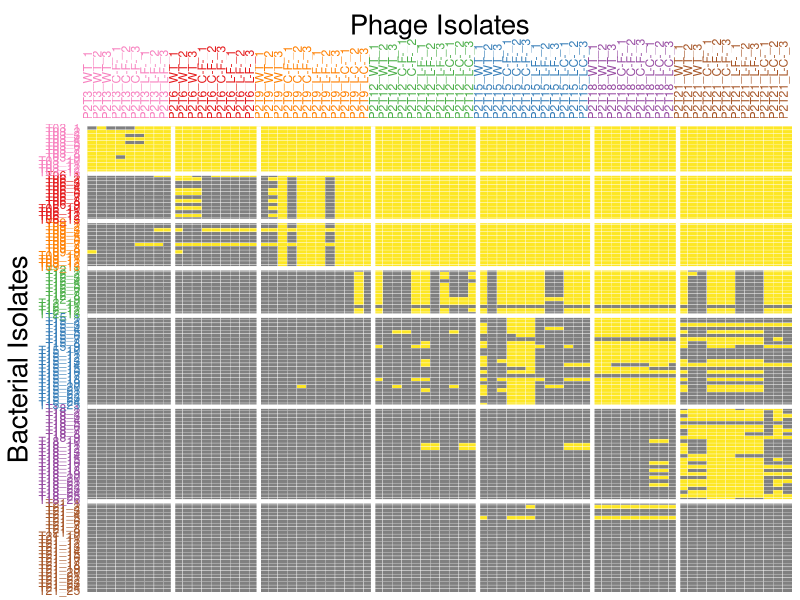
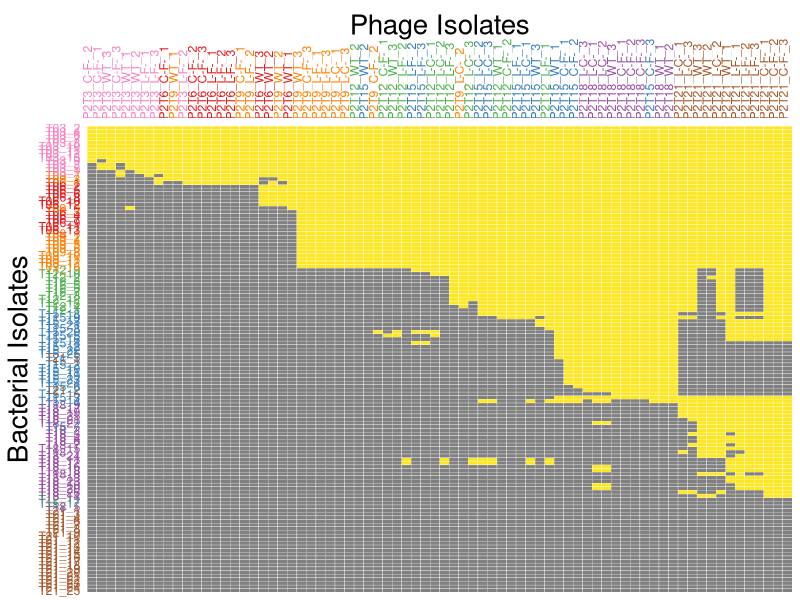
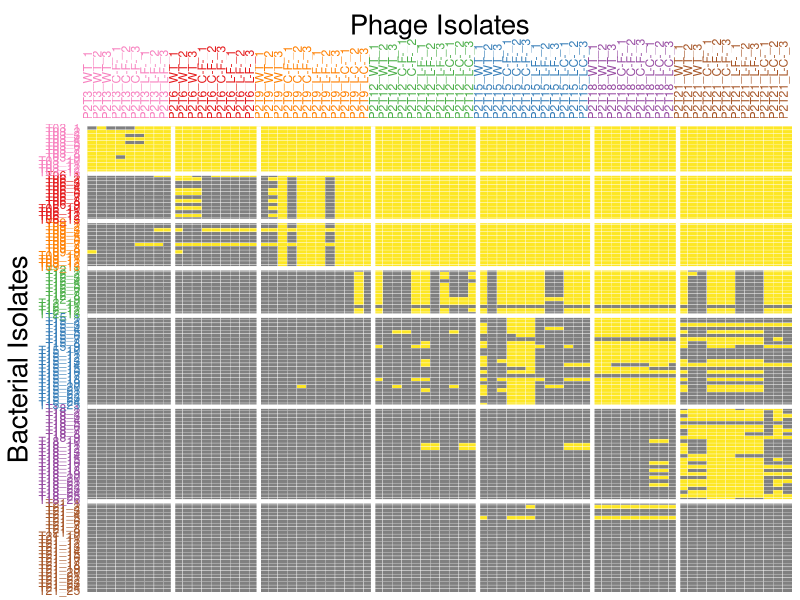
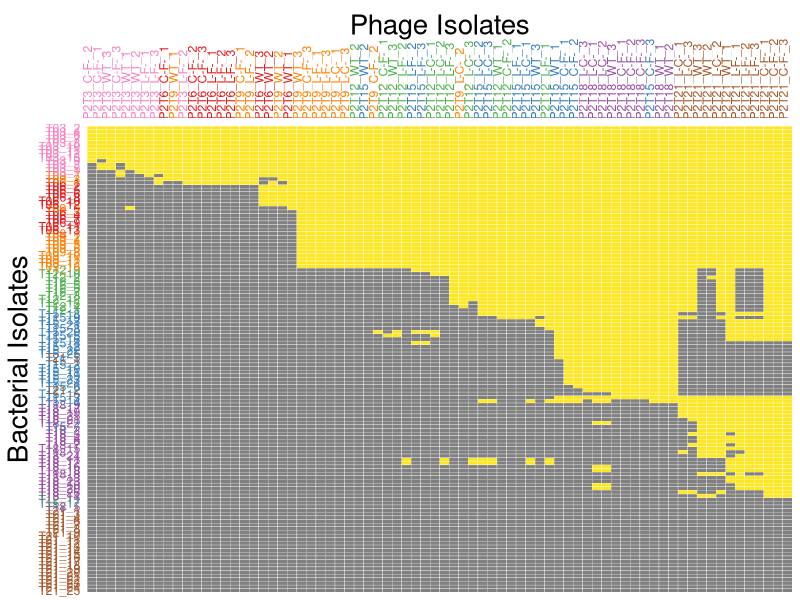

Source code (R) for these figures, in order:
# Figure 1 Panel A plot script ####

library(ggplot2) 
library(ggpubr)
library(dplyr)
library(tidyverse)
library(ade4)
library(viridis)
#library(NatParksPalettes)

setwd("ClinicalTraining/Manuscript/fig S2")
RColorBrewer::brewer.pal(8,'Set1')
colores <- c("#808080ff","#FDE725FF")
names(colores) <- c("No","Yes")
timecolors <- c("#F781BF","#E41A1C","#FF7F00","#4DAF4A","#377EB8","#984EA3","#A65628")


b_list <- read.csv(file = "strainlist-bacteria.csv")
p_list <- subset(read.csv(file = "strainlist-phage.csv"), Phage != 'P2T12_C-F-_3')

b_colors <- timecolors
names(b_colors) <- levels(b_list$Color)
p_colors <- timecolors
names(p_colors) <- levels(p_list$Color)

# Panel A ####
rawdat <- read.csv(file = "22-06-09_data_21d_long.csv")
rawdat2 <- rawdat
# Reorder ####
rawdat2$Bacteria <- str_replace(rawdat2$Bacteria, 'T3_', 'T03_')
rawdat2$Bacteria <- str_replace(rawdat2$Bacteria, 'T6_', 'T06_')
rawdat2$Bacteria <- str_replace(rawdat2$Bacteria, 'T9_', 'T09_')
# Order phages by order in df
rawdat2$Phage <- factor(rawdat2$Phage, levels = unique(rawdat2$Phage))
rawdat2$Bacteria <- factor(rawdat2$Bacteria, levels = unique(rawdat2$Bacteria))

# HEATMAP ####
rawdat2$Status[rawdat2$Status == '0'] <- "No"
rawdat2$Status[rawdat2$Status == '1'] <- "Yes"
heatmap <- ggplot(rawdat2, aes(y=Bacteria, x=Phage, fill=as.factor(Status))) +
  geom_tile(color = 'white', size = 0.1) +
  scale_fill_manual(values = colores) +
  scale_x_discrete(position = 'top', expand = c(0,0)) +
  scale_y_discrete(limits = rev, expand = c(0,0)) +
  xlab("Phage Isolates") + ylab("Bacterial Isolates") +
  theme(panel.background = element_blank(),
        legend.position = 'none',
        axis.title.x=element_text(size=20),
        axis.title.y=element_text(size=20),
        axis.text.x=element_text(color = p_colors[p_list$Color], angle = 90, hjust = 0),
        axis.text.y=element_text(color = b_colors[rev(b_list$Color)]),
        axis.ticks=element_blank()) +
  geom_vline(xintercept = c(9.5,18.5,30.5,41.5,53.5,62.5), color = 'white', size = 1.5) +
  geom_hline(yintercept = c(25.5,51.5,76.5,89.5,102.5,115.5), color = 'white', size = 1.5)
heatmap
ggsave('PanelA.pdf', heatmap, height = 16, width = 10)

# Panel B Brim Matrix ####
brimdat <- read.csv("23-03-07_brimdat_long.csv")

brimdat$Bacteria <- str_replace(brimdat$Bacteria, 'T3_', 'T03_')
brimdat$Bacteria <- str_replace(brimdat$Bacteria, 'T6_', 'T06_')
brimdat$Bacteria <- str_replace(brimdat$Bacteria, 'T9_', 'T09_')
# Order phages by order in df
brimdat$Phage <- factor(brimdat$Phage, levels = unique(brimdat$Phage))
brimdat$Bacteria <- factor(brimdat$Bacteria, levels = unique(brimdat$Bacteria))

brim_blist <- data_frame(unique(brimdat$Bacteria))
brim_blist$Color <- 0
colnames(brim_blist)[1] <- 'Bacteria'
brim_blist$Color[match(b_list$Bacteria, brim_blist$Bacteria)] <- b_list$Color

brim_plist <- data_frame(unique(brimdat$Phage))
brim_plist$Color <- 0
colnames(brim_plist)[1] <- 'Phage'
brim_plist$Color[match(p_list$Phage, brim_plist$Phage)] <- p_list$Color

# HEATMAP ####
brimdat$Status[brimdat$Status == '0'] <- "No"
brimdat$Status[brimdat$Status == '1'] <- "Yes"
brim_heatmap <- ggplot(brimdat, aes(y=Bacteria, x=Phage, fill=as.factor(Status))) +
  geom_tile(color = 'white', size = 0.1) +
  scale_fill_manual(values = colores) +
  scale_x_discrete(position = 'top', expand = c(0,0)) +
  scale_y_discrete(limits = rev, expand = c(0,0)) +
  xlab("Phage Isolates") + ylab("Bacterial Isolates") +
  theme(panel.background = element_blank(),
        legend.position = 'none',
        axis.title.x=element_text(size=20),
        axis.title.y=element_text(size=20),
        axis.text.x=element_text(color = p_colors[brim_plist$Color], angle = 90, hjust = 0),
        axis.text.y=element_text(color = b_colors[rev(brim_blist$Color)]),
        axis.ticks=element_blank())
brim_heatmap
ggsave('PanelB.pdf', brim_heatmap, height = 16, width = 10)

setdiff(brim_plist$Phage, rawdat2$Phage)
